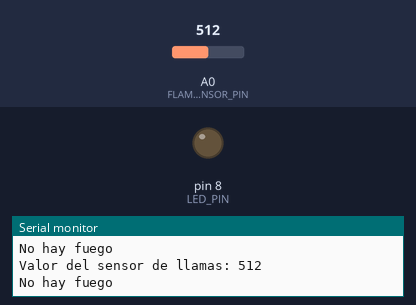
This sketch was run on a simulated Arduino Uno, built with avr-gcc and run on an emulated ATmega328P. Parts: output pins drawn as LEDs (lit = HIGH), the last lines printed to the serial monitor. The inputs (shaded band) are chosen by the test bench; at power-on: A0 (FLAME_SENSOR_PIN) = 512.

Above: at 1.8 s.
1.9 s: A0 (FLAME_SENSOR_PIN) set to 49
3.4 s: A0 (FLAME_SENSOR_PIN) set to 42
At 4.7 s:
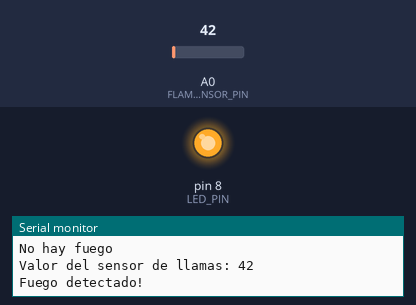
5.5 s: A0 (FLAME_SENSOR_PIN) set to 122
At 7.2 s:
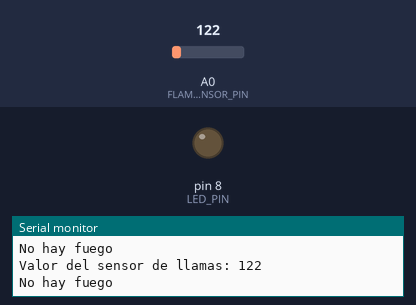
7.5 s: A0 (FLAME_SENSOR_PIN) set to 35
At 9.0 s:
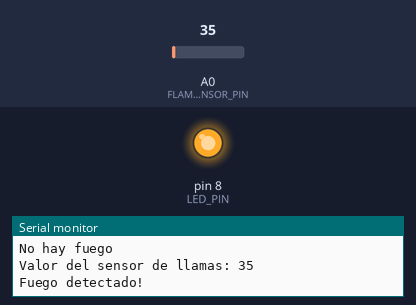
Timing chart, 0 to 10.5 s (numbered marks = the images above; inputs shaded):
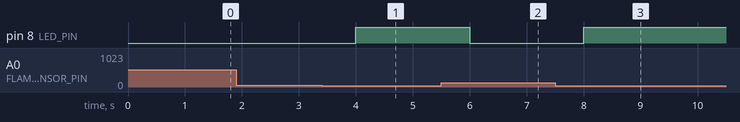

The sketch:

detector_de-fuego.ino
```cpp
// Definir los pines
#define FLAME_SENSOR_PIN A0
#define LED_PIN 8

void setup() {
  // Inicializar el pin del LED como salida
  pinMode(LED_PIN, OUTPUT);

  // Inicializar la comunicación serial para la depuración
  Serial.begin(9600);

  // Mensaje de inicio
  Serial.println("Sistema Iniciado");
}

void loop() {
  // Leer el valor del sensor de llamas
  int flameValue = analogRead(FLAME_SENSOR_PIN);

  // Mostrar el valor leído en el monitor serial
  Serial.print("Valor del sensor de llamas: ");
  Serial.println(flameValue);

  // Verificar si se detecta fuego
  if (flameValue <= 45) { // Ajusta el umbral según la sensibilidad del sensor
    // Encender el LED
    digitalWrite(LED_PIN, HIGH);
    Serial.println("Fuego detectado!");
  } else {
    // Apagar el LED
    digitalWrite(LED_PIN, LOW);
    Serial.println("No hay fuego");
  }

  // Pequeño retardo para la estabilidad de lectura
  delay(1000);
}
```

Measured:
- the behaviour switches between 46 and 45 on A0 (FLAME_SENSOR_PIN) (found by bisection; images 0 and 1)
- after the input at 3.4 s, pin 8 (LED_PIN): LOW → HIGH after 0.60 s
- after the input at 5.5 s, pin 8 (LED_PIN): HIGH → LOW after 0.50 s
- after the input at 7.5 s, pin 8 (LED_PIN): LOW → HIGH after 0.51 s
